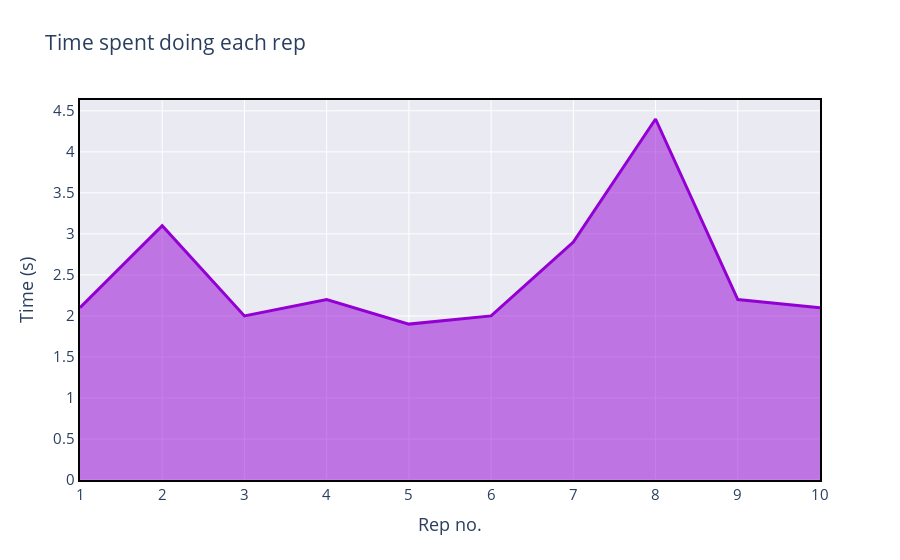

Notebook cell for this chart:
### Markdown cell above
# Time vs. Reps iplot using plotly

### Code cell
fig= go.Figure()

fig.add_trace(go.Scatter(x=data['rep_no'],
                         y=data['time'],
                         line=dict(color='darkviolet',
                                   width=3),
                         stackgroup='one' # To fill color beneath the plotted area
                        ))

fig.update_layout(title='Time spent doing each rep',
                  xaxis_title='Rep no.',
                  yaxis_title='Time (s)',
                  xaxis=xaxis,
                  yaxis=yaxis,
                  plot_bgcolor='#EAEAF2',
                  font_size=15
                 )

fig.show()

### Figure 1 — Plotly figure (JSON) as saved in the notebook; plotly's stock layout.template omitted (floating-point values rounded to 4 significant figures)
{"data": [{"line": {"color": "darkviolet", "width": 3}, "stackgroup": "one", "type": "scatter", "x": [1, 2, 3, 4, 5, 6, 7, 8, 9, 10], "y": [2.1, 3.1, 2, 2.2, 1.9, 2, 2.9, 4.4, 2.2, 2.1]}], "layout": {"font": {"size": 15}, "plot_bgcolor": "#EAEAF2", "title": {"text": "Time spent doing each rep"}, "xaxis": {"dtick": 1, "linecolor": "black", "linewidth": 2, "mirror": true, "showline": true, "title": {"text": "Rep no."}}, "yaxis": {"linecolor": "black", "linewidth": 2, "mirror": true, "showline": true, "title": {"text": "Time (s)"}}}}
